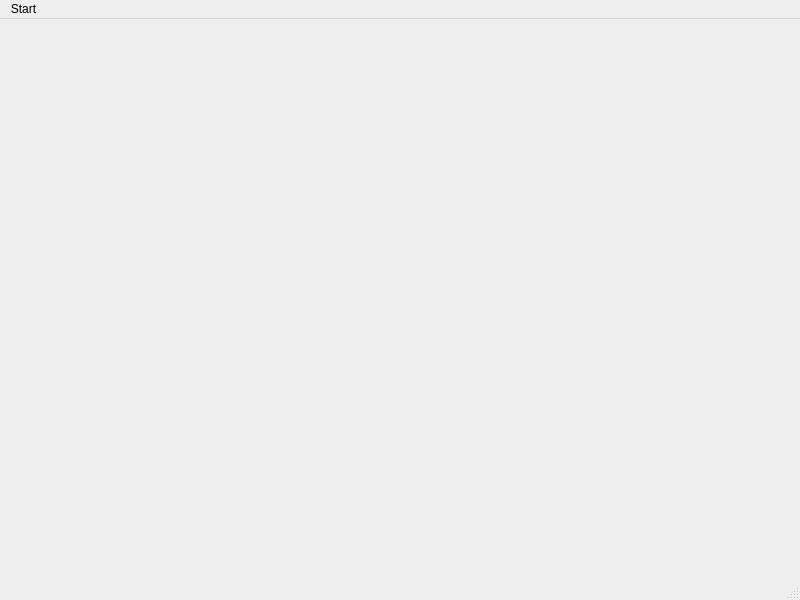
<?xml version="1.0" encoding="UTF-8"?>
<ui version="4.0">
 <class>MainWindow</class>
 <widget class="QMainWindow" name="MainWindow">
  <property name="geometry">
   <rect>
    <x>0</x>
    <y>0</y>
    <width>800</width>
    <height>600</height>
   </rect>
  </property>
  <property name="windowTitle">
   <string>Gobang</string>
  </property>
  <widget class="QWidget" name="centralwidget">
   <widget class="Chessboard" name="chessboard" native="true">
    <property name="geometry">
     <rect>
      <x>40</x>
      <y>30</y>
      <width>651</width>
      <height>491</height>
     </rect>
    </property>
   </widget>
  </widget>
  <widget class="QMenuBar" name="menubar">
   <property name="geometry">
    <rect>
     <x>0</x>
     <y>0</y>
     <width>800</width>
     <height>28</height>
    </rect>
   </property>
   <widget class="QMenu" name="menuStart">
    <property name="title">
     <string>Start</string>
    </property>
    <addaction name="actionMan_Man"/>
    <addaction name="actionMan_Machine"/>
   </widget>
   <addaction name="menuStart"/>
  </widget>
  <widget class="QStatusBar" name="statusbar"/>
  <action name="actionMan_Man">
   <property name="text">
    <string>Man-Man</string>
   </property>
  </action>
  <action name="actionMan_Machine">
   <property name="text">
    <string>Man-Machine</string>
   </property>
  </action>
 </widget>
 <customwidgets>
  <customwidget>
   <class>Chessboard</class>
   <extends>QWidget</extends>
   <header>chessboard.h</header>
  </customwidget>
 </customwidgets>
 <resources/>
 <connections/>
</ui>
